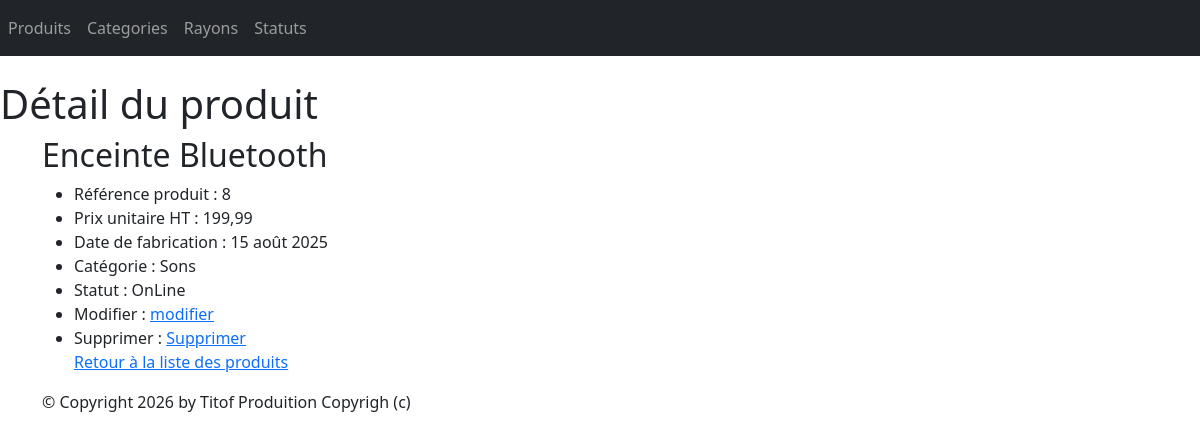
/monApp/produit/8/, run on the app's committed database.
### monApp/models.py (models this page shows, shortened)
class Produit(models.Model):
    refProd = models.AutoField(primary_key=True)
    intituleProd = models.CharField(max_length=200)
    prixUnitaireProd = models.DecimalField(max_digits=10, decimal_places=2)
    dateFabProd = models.DateField(default=date.today)
    categorie = models.ForeignKey(Categorie, on_delete=models.CASCADE, related_name="produit_categorie", null=True, blank=True)
    statut = models.ForeignKey(Statut, on_delete=models.CASCADE, related_name="produit_statut",null=True, blank=True)

class Categorie(models.Model):
    idCat = models.AutoField(primary_key=True)
    nomCat = models.CharField(max_length=100)
    def __str__(self):
        return self.nomCat

class Statut(models.Model):
    idStatut = models.AutoField(primary_key=True)
    libelleStatut = models.CharField(max_length=100)
    def __str__(self):
        return self.libelleStatut

### monApp/views.py (the view)
# urls.py: path("produit/<int:pk>/",views.ProduitDetailView.as_view(), name='detailProduit'),
class ProduitDetailView(DetailView):
    model = Produit
    template_name = "monApp/detail_produit.html"
    context_object_name = "prdt"
    def get_context_data(self, **kwargs):
        context = super(ProduitDetailView, self).get_context_data(**kwargs)
        context['titremenu'] = "Détail du produit"
        return context

### monApp/templates/monApp/detail_produit.html
{% extends 'monApp/base.html' %}
{% block menu %}
<h1>{{titremenu}}</h1>
{% endblock %}
{% block contenu %}
<h2>{{ prdt.intituleProd }}</h2>
<ul>
    <li>Référence produit : {{prdt.refProd }} </li>
    <li>Prix unitaire HT : {{ prdt.prixUnitaireProd }} </li>
    <li>Date de fabrication : {{ prdt.dateFabProd }} </li>
    <li>Catégorie : {{ prdt.categorie }} </li>
    <li>Statut : {{ prdt.statut}}</li>
    <li>Modifier : <a href="{% url 'modificationProduit' prdt.refProd %}">modifier</a></li>
    <li>Supprimer : <a href="{% url 'suppressionProduit' prdt.refProd %}">Supprimer</a></li>
    <a href="{% url 'listProduits' %}">Retour à la liste des produits</a>
</ul>
{% endblock %}

### static/css/styles.css (style rules this page uses)
h1 { color: red ; }

### data on the page
Produit: intituleProd "Enceinte Bluetooth", refProd "8", prixUnitaireProd "199,99", dateFabProd "15 août 2025", categorie "Sons", statut "OnLine"

### other printed values
{{ titremenu }} "Détail du produit"
